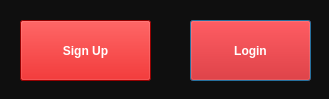
<?xml version="1.0" encoding="UTF-8"?>
<ui version="4.0">
 <class>Dialog</class>
 <widget class="QDialog" name="Dialog">
  <property name="geometry">
   <rect>
    <x>0</x>
    <y>0</y>
    <width>329</width>
    <height>99</height>
   </rect>
  </property>
  <property name="minimumSize">
   <size>
    <width>329</width>
    <height>99</height>
   </size>
  </property>
  <property name="maximumSize">
   <size>
    <width>329</width>
    <height>99</height>
   </size>
  </property>
  <property name="windowTitle">
   <string>ElecSemlali-SYSTEM</string>
  </property>
  <property name="styleSheet">
   <string notr="true">/*Copyright (c) DevSec Studio. All rights reserved.

MIT License

Permission is hereby granted, free of charge, to any person obtaining a copy
of this software and associated documentation files (the &quot;Software&quot;), to deal
in the Software without restriction, including without limitation the rights
to use, copy, modify, merge, publish, distribute, sublicense, and/or sell
copies of the Software, and to permit persons to whom the Software is
furnished to do so, subject to the following conditions:

The above copyright notice and this permission notice shall be included in all
copies or substantial portions of the Software.

THE SOFTWARE IS PROVIDED *AS IS*, WITHOUT WARRANTY OF ANY KIND, EXPRESS OR
IMPLIED, INCLUDING BUT NOT LIMITED TO THE WARRANTIES OF MERCHANTABILITY,
FITNESS FOR A PARTICULAR PURPOSE AND NONINFRINGEMENT. IN NO EVENT SHALL THE
AUTHORS OR COPYRIGHT HOLDERS BE LIABLE FOR ANY CLAIM, DAMAGES OR OTHER
LIABILITY, WHETHER IN AN ACTION OF CONTRACT, TORT OR OTHERWISE, ARISING FROM,
OUT OF OR IN CONNECTION WITH THE SOFTWARE OR THE USE OR OTHER DEALINGS IN THE SOFTWARE.
*/

/*-----QWidget-----*/
QWidget
{
	background-color: #0f0f0f;
	color: #fff;
	border-color: #000000;

}


/*-----QLabel-----*/
QLabel
{
	background-color: transparent;
	color: #fff;
	font-weight: bold;
	border-color: #000000;

}


/*-----QPushButton-----*/
QPushButton
{
	background-color: #d10000;
	color: #fff;
	font-weight: bold;

}


QPushButton::hover
{
	background-color: #ad0000;
	color: #fff;

}


QPushButton::pressed
{
	background-color: #e00000;
	color: #fff;

}


/*-----QToolButton-----*/
QToolButton
{
	background-color: transparent;
	color: #000000;
	border-style: solid;
	border-color: #000000;

}


QToolButton::hover
{
	background-color: #d10000;
	color: #000000;
	border-radius: 15px;
	border-color: #d10000;

}


QToolButton::pressed
{
	background-color: #d10000;
	color: #000000;
	border-style: solid;
	border-width: 0px;

}


/*-----QLineEdit-----*/
QLineEdit{
	background-color: #4d4d4d;
	color: #fff;
	font-weight: bold;
	border-style: solid;
	border-radius: 5px;
	padding: 5px;

}


/*-----QCheckBox-----*/
QCheckBox
{
	background-color: transparent;
	color: #b9b9bb;
	font-weight: bold;

}


QCheckBox::indicator
{
    color: #b1b1b1;
    background-color: #00111d;
    border: 1px solid #d10000;
    width: 12px;
    height: 12px;

}


QCheckBox::indicator:checked
{
    image:url(&quot;./ressources/check.png&quot;); /*To replace*/
	background-color: #d10000;
    border: 1px solid #d10000;

}


QCheckBox::indicator:unchecked:hover
{
    border: 1px solid #ff0000;

}


QCheckBox::disabled
{
	color: #656565;

}


QCheckBox::indicator:disabled
{
	background-color: #656565;
	color: #656565;
    border: 1px solid #656565;

}
</string>
  </property>
  <widget class="QPushButton" name="pushButton">
   <property name="geometry">
    <rect>
     <x>190</x>
     <y>20</y>
     <width>121</width>
     <height>61</height>
    </rect>
   </property>
   <property name="text">
    <string>Login</string>
   </property>
  </widget>
  <widget class="QPushButton" name="pushButton_2">
   <property name="geometry">
    <rect>
     <x>20</x>
     <y>20</y>
     <width>131</width>
     <height>61</height>
    </rect>
   </property>
   <property name="text">
    <string>Sign Up</string>
   </property>
  </widget>
 </widget>
 <resources/>
 <connections/>
</ui>
